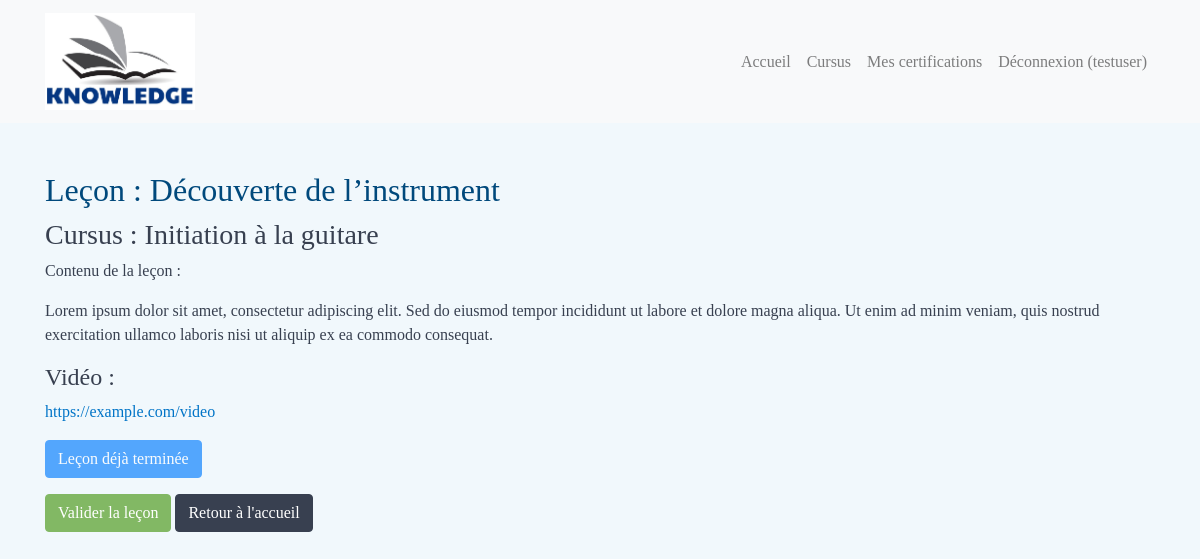
Screenshot of /view-lesson/2/ (signed in) with the database file from the repository.
### learning/models.py (models this page shows, shortened)
class Utilisateur(AbstractUser):
    email = models.EmailField(unique=True)
    role = models.CharField(max_length=10, choices=[('client', 'Client'), ('admin', 'Admin')], default='client')
    is_active = models.BooleanField(default=False)
    created_at = models.DateTimeField(auto_now_add=True)
    updated_at = models.DateTimeField(auto_now=True)
    created_by = models.CharField(max_length=255)
    updated_by = models.CharField(max_length=255)
    groups = models.ManyToManyField(
        'auth.Group',
        related_name='utilisateur_set',
        blank=True,
        help_text='Groups this user belongs to.',
        verbose_name='groups',
    )
    user_permissions = models.ManyToManyField(
        'auth.Permission',
        related_name='utilisateur_set',
        blank=True,
        help_text='Specific permissions for this user.',
        verbose_name='user permissions',
    )

class Lesson(models.Model):
    cursus = models.ForeignKey(Cursus, on_delete=models.CASCADE)
    title = models.CharField(max_length=100)
    content = models.TextField()
    video_url = models.CharField(max_length=255)
    price = models.DecimalField(max_digits=10, decimal_places=2)
    created_at = models.DateTimeField(auto_now_add=True)
    updated_at = models.DateTimeField(auto_now=True)
    created_by = models.CharField(max_length=255)
    updated_by = models.CharField(max_length=255)

class Cursus(models.Model):
    theme = models.ForeignKey(Theme, on_delete=models.CASCADE)
    name = models.CharField(max_length=100)
    price = models.DecimalField(max_digits=10, decimal_places=2)
    created_at = models.DateTimeField(auto_now_add=True)
    updated_at = models.DateTimeField(auto_now=True)
    created_by = models.CharField(max_length=255)
    updated_by = models.CharField(max_length=255)

### learning/views.py (the view, shortened to what this page needs)
# urls.py: path('view-lesson/<int:lesson_id>/', views.view_lesson, name='view_lesson'),
@login_required
def view_lesson(request, lesson_id):
    lesson = get_object_or_404(Lesson, id=lesson_id)
    if not request.user.is_active:
        messages.error(request, "Account must be activated to access a lesson.")
        return redirect('home')
    has_access = Purchase.objects.filter(
        utilisateur=request.user,
        lesson=lesson
    ).exists() or Purchase.objects.filter(
        utilisateur=request.user,
        cursus=lesson.cursus
    ).exists()
    if not has_access:
        messages.error(request, "Purchase this lesson or its cursus to access it.")
        return redirect('home')
    is_completed = Validation.objects.filter(
        utilisateur=request.user,
        lesson=lesson
    ).exists()
    return render(request, 'view_lesson.html', {'lesson': lesson, 'is_completed': is_completed})

### templates/view_lesson.html (shortened to what this page needs)
{% extends 'base.html' %}
{% block content %}
    <h2>Leçon : {{ lesson.title }}</h2>
    <h3>Cursus : {{ lesson.cursus.name }}</h3>
    <p>Contenu de la leçon :</p>
    <p>Lorem ipsum dolor sit amet, consectetur adipiscing elit. Sed do eiusmod tempor incididunt ut labore et dolore magna aliqua. Ut enim ad minim veniam, quis nostrud exercitation ullamco laboris nisi ut aliquip ex ea commodo consequat.</p>
    <div>
        <h4>Vidéo :</h4>
        <p><a href="{{ lesson.video_url }}" target="_blank">{{ lesson.video_url }}</a></p>
    </div>
    <form method="post">
        <button type="submit" class="btn btn-primary" {% if is_completed %}disabled{% endif %}>
            {% if is_completed %}Leçon déjà terminée{% else %}Marquer comme terminé{% endif %}
        </button>
    </form>
    {% if is_completed %}
        <a href="{% url 'validate_lesson' lesson.id %}" class="btn btn-success mt-3">Valider la leçon</a>
    {% endif %}
    <a href="{% url 'home' %}" class="btn btn-secondary mt-3">Retour à l'accueil</a>
{% endblock %}

### templates/base.html (shortened to what this page needs)
{% load static %}
<!DOCTYPE html>
<html>
<head>
    <link rel="stylesheet" href="https://stackpath.bootstrapcdn.com/bootstrap/4.5.2/css/bootstrap.min.css">
    <link rel="stylesheet" href="{% static 'css/base.css' %}">
    <link rel="stylesheet" href="{% static 'css/components.css' %}">
</head>
<body>
    <header class="mb-4">
        <nav class="navbar navbar-expand-lg navbar-light bg-light">
            <div class="container">
                <a class="navbar-brand" href="{% url 'home' %}">
                    <img src="{% static 'images/Logo.jpg' %}" alt="Knowledge Learning Logo" style="max-width: 150px;">
                </a>
                <div class="collapse navbar-collapse" id="navbarNav">
                    <ul class="navbar-nav ml-auto">
                        <li class="nav-item">
                            <a class="nav-link" href="{% url 'home' %}">Accueil</a>
                        </li>
                        <li class="nav-item">
                            <a class="nav-link" href="{% url 'list_cursuses' %}">Cursus</a>
                        </li>
                        {% if user.is_authenticated %}
                            <li class="nav-item">
                                <a class="nav-link" href="{% url 'list_certifications' %}">Mes certifications</a>
                            </li>
                            <li class="nav-item">
                                <a class="nav-link" href="{% url 'logout' %}">Déconnexion ({{ user.username }})</a>
                            </li>
                        {% endif %}
                    </ul>
                </div>
            </div>
        </nav>
    </header>
    <div class="container mt-5">
        {% block content %}
        {% endblock %}
    </div>
</body>
</html>

### static/css/base.css (style rules this page uses)
body { font-family: "Comic Sans MS", "Comic Sans", cursive; background-color: #f1f8fc; color: #384050; }
h2 { color: #00497c; }

### static/css/components.css (style rules this page uses)
.btn-primary { background-color: #0074c7; border-color: #0074c7; }
.btn-secondary { background-color: #384050; border-color: #384050; }
.btn-success { background-color: #82b864; border-color: #82b864; }
a { color: #0074c7; }

### rows the page displays
Utilisateur: username "testuser"
Lesson: title "Découverte de l’instrument", cursus.name "Initiation à la guitare", video_url "https://example.com/video"
